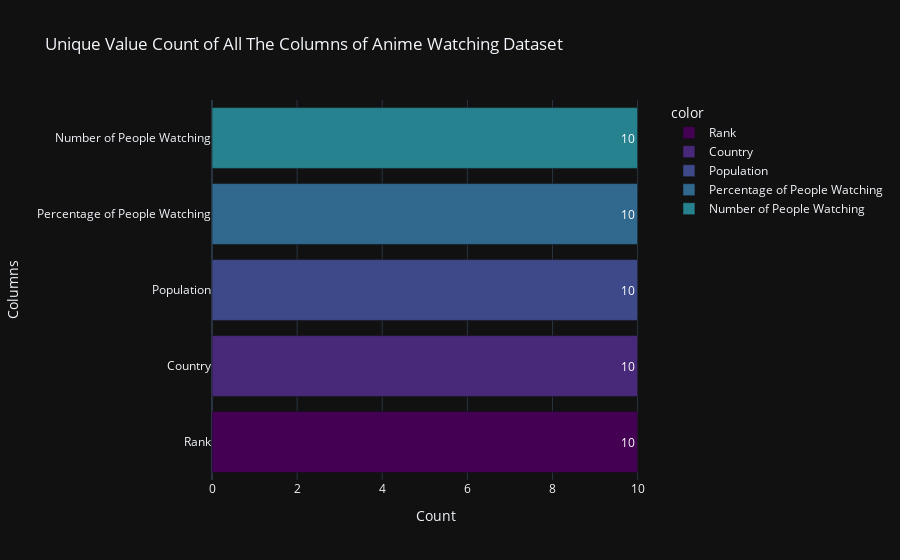

Notebook code cell kept with this figure:
### Code cell
# unique value of the columns of the anime watching dataset
unique_value = df_watch.nunique().sort_values(ascending = False)

fig = px.bar(x = unique_value.values,
             y = unique_value.index,
             color = unique_value.index,
             color_discrete_sequence = px.colors.sequential.Viridis,
             text = unique_value.values,
             title = "Unique Value Count of All The Columns of Anime Watching Dataset",
             template = "plotly_dark")

fig.update_layout(xaxis_title="Count",
                  yaxis_title="Columns")

fig.show()

### Figure 1 — Plotly figure (JSON) as saved in the notebook; plotly's stock layout.template omitted (floating-point values rounded to 4 significant figures)
{"data": [{"alignmentgroup": "True", "hovertemplate": "color=Rank<br>x=%{x}<br>y=%{y}<br>text=%{text}<extra></extra>", "legendgroup": "Rank", "marker": {"color": "#440154", "pattern": {"shape": ""}}, "name": "Rank", "offsetgroup": "Rank", "orientation": "h", "showlegend": true, "text": [10.0], "textposition": "auto", "x": [10], "xaxis": "x", "y": ["Rank"], "yaxis": "y", "type": "bar"}, {"alignmentgroup": "True", "hovertemplate": "color=Country<br>x=%{x}<br>y=%{y}<br>text=%{text}<extra></extra>", "legendgroup": "Country", "marker": {"color": "#482878", "pattern": {"shape": ""}}, "name": "Country", "offsetgroup": "Country", "orientation": "h", "showlegend": true, "text": [10.0], "textposition": "auto", "x": [10], "xaxis": "x", "y": ["Country"], "yaxis": "y", "type": "bar"}, {"alignmentgroup": "True", "hovertemplate": "color=Population<br>x=%{x}<br>y=%{y}<br>text=%{text}<extra></extra>", "legendgroup": "Population", "marker": {"color": "#3e4989", "pattern": {"shape": ""}}, "name": "Population", "offsetgroup": "Population", "orientation": "h", "showlegend": true, "text": [10.0], "textposition": "auto", "x": [10], "xaxis": "x", "y": ["Population"], "yaxis": "y", "type": "bar"}, {"alignmentgroup": "True", "hovertemplate": "color=Percentage of People Watching<br>x=%{x}<br>y=%{y}<br>text=%{text}<extra></extra>", "legendgroup": "Percentage of People Watching", "marker": {"color": "#31688e", "pattern": {"shape": ""}}, "name": "Percentage of People Watching", "offsetgroup": "Percentage of People Watching", "orientation": "h", "showlegend": true, "text": [10.0], "textposition": "auto", "x": [10], "xaxis": "x", "y": ["Percentage of People Watching"], "yaxis": "y", "type": "bar"}, {"alignmentgroup": "True", "hovertemplate": "color=Number of People Watching<br>x=%{x}<br>y=%{y}<br>text=%{text}<extra></extra>", "legendgroup": "Number of People Watching", "marker": {"color": "#26828e", "pattern": {"shape": ""}}, "name": "Number of People Watching", "offsetgroup": "Number of People Watching", "orientation": "h", "showlegend": true, "text": [10.0], "textposition": "auto", "x": [10], "xaxis": "x", "y": ["Number of People Watching"], "yaxis": "y", "type": "bar"}], "layout": {"xaxis": {"anchor": "y", "domain": [0.0, 1.0], "title": {"text": "Count"}}, "yaxis": {"anchor": "x", "domain": [0.0, 1.0], "title": {"text": "Columns"}}, "legend": {"title": {"text": "color"}, "tracegroupgap": 0}, "title": {"text": "Unique Value Count of All The Columns of Anime Watching Dataset"}, "barmode": "relative"}}
